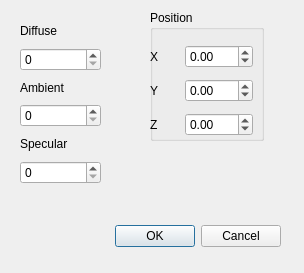
<?xml version="1.0" encoding="UTF-8"?>
<ui version="4.0">
 <class>LightWindow</class>
 <widget class="QDialog" name="LightWindow">
  <property name="geometry">
   <rect>
    <x>0</x>
    <y>0</y>
    <width>304</width>
    <height>273</height>
   </rect>
  </property>
  <property name="windowTitle">
   <string>Dialog</string>
  </property>
  <widget class="QDialogButtonBox" name="buttonBox">
   <property name="geometry">
    <rect>
     <x>70</x>
     <y>220</y>
     <width>211</width>
     <height>32</height>
    </rect>
   </property>
   <property name="orientation">
    <enum>Qt::Horizontal</enum>
   </property>
   <property name="standardButtons">
    <set>QDialogButtonBox::Cancel|QDialogButtonBox::Ok</set>
   </property>
  </widget>
  <widget class="QGroupBox" name="groupBox">
   <property name="geometry">
    <rect>
     <x>150</x>
     <y>10</y>
     <width>114</width>
     <height>131</height>
    </rect>
   </property>
   <property name="title">
    <string>Position</string>
   </property>
   <widget class="QWidget" name="layoutWidget">
    <property name="geometry">
     <rect>
      <x>0</x>
      <y>30</y>
      <width>103</width>
      <height>101</height>
     </rect>
    </property>
    <layout class="QVBoxLayout" name="verticalLayout">
     <item>
      <layout class="QHBoxLayout" name="horizontalLayout">
       <item>
        <widget class="QLabel" name="label">
         <property name="text">
          <string>X</string>
         </property>
        </widget>
       </item>
       <item>
        <widget class="QDoubleSpinBox" name="doubleSpinBoxPositionX">
         <property name="minimum">
          <double>-999.000000000000000</double>
         </property>
         <property name="maximum">
          <double>999.000000000000000</double>
         </property>
        </widget>
       </item>
      </layout>
     </item>
     <item>
      <layout class="QHBoxLayout" name="horizontalLayout_2">
       <item>
        <widget class="QLabel" name="label_2">
         <property name="text">
          <string>Y</string>
         </property>
        </widget>
       </item>
       <item>
        <widget class="QDoubleSpinBox" name="doubleSpinBoxPositionY">
         <property name="minimum">
          <double>-999.000000000000000</double>
         </property>
         <property name="maximum">
          <double>999.000000000000000</double>
         </property>
        </widget>
       </item>
      </layout>
     </item>
     <item>
      <layout class="QHBoxLayout" name="horizontalLayout_3">
       <item>
        <widget class="QLabel" name="label_3">
         <property name="text">
          <string>Z</string>
         </property>
        </widget>
       </item>
       <item>
        <widget class="QDoubleSpinBox" name="doubleSpinBoxPositionZ">
         <property name="minimum">
          <double>-999.000000000000000</double>
         </property>
         <property name="maximum">
          <double>999.000000000000000</double>
         </property>
        </widget>
       </item>
      </layout>
     </item>
    </layout>
   </widget>
  </widget>
  <widget class="QWidget" name="">
   <property name="geometry">
    <rect>
     <x>20</x>
     <y>20</y>
     <width>81</width>
     <height>164</height>
    </rect>
   </property>
   <layout class="QVBoxLayout" name="verticalLayout_2">
    <item>
     <widget class="QLabel" name="label_4">
      <property name="text">
       <string>Diffuse</string>
      </property>
     </widget>
    </item>
    <item>
     <widget class="QSpinBox" name="spinBoxDiffuse">
      <property name="maximum">
       <number>100</number>
      </property>
     </widget>
    </item>
    <item>
     <widget class="QLabel" name="label_5">
      <property name="text">
       <string>Ambient</string>
      </property>
     </widget>
    </item>
    <item>
     <widget class="QSpinBox" name="spinBoxAmbient">
      <property name="maximum">
       <number>100</number>
      </property>
     </widget>
    </item>
    <item>
     <widget class="QLabel" name="label_6">
      <property name="text">
       <string>Specular</string>
      </property>
     </widget>
    </item>
    <item>
     <widget class="QSpinBox" name="spinBoxSpecular">
      <property name="maximum">
       <number>100</number>
      </property>
     </widget>
    </item>
   </layout>
  </widget>
 </widget>
 <resources/>
 <connections>
  <connection>
   <sender>buttonBox</sender>
   <signal>accepted()</signal>
   <receiver>LightWindow</receiver>
   <slot>accept()</slot>
   <hints>
    <hint type="sourcelabel">
     <x>248</x>
     <y>254</y>
    </hint>
    <hint type="destinationlabel">
     <x>157</x>
     <y>274</y>
    </hint>
   </hints>
  </connection>
  <connection>
   <sender>buttonBox</sender>
   <signal>rejected()</signal>
   <receiver>LightWindow</receiver>
   <slot>reject()</slot>
   <hints>
    <hint type="sourcelabel">
     <x>316</x>
     <y>260</y>
    </hint>
    <hint type="destinationlabel">
     <x>286</x>
     <y>274</y>
    </hint>
   </hints>
  </connection>
 </connections>
</ui>
